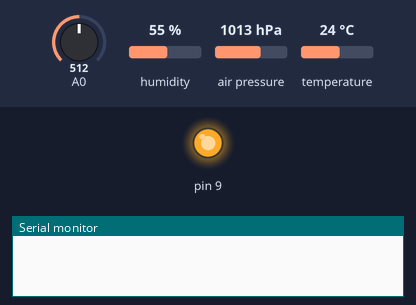
The sketch below on a simulated Arduino Uno, built with avr-gcc and run on an emulated ATmega328P. On the bench: output pins drawn as LEDs (lit = HIGH), the last lines printed to the serial monitor. The test bench sets the inputs (shaded band); at power-on: A0 = 512, humidity 55 %, air pressure 1013 hPa, temperature 24 °C. The local clock reads 2024-03-15 10:24:30 at power-on unless the sketch sets it; no radio packets arrive unless stated; pins used as bus, display or sensor lines are not drawn.

Above: at 0.31 s.
At 1.7 s:
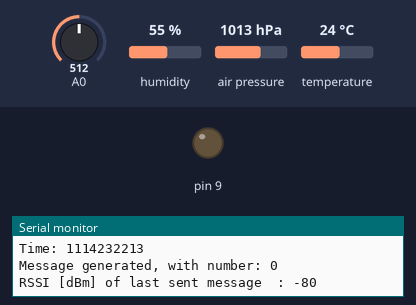
Timing chart, 0 to 6.8 s (numbered marks = the images above):
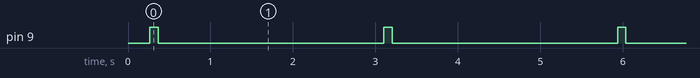

Measured:
- by itself, pin 9: alternates HIGH for 0.10 s and LOW for 2.7 s

The sketch:

MinimalReliableSender.ino
```cpp
/*
 * Pinout from Arduino to peripherals:
 * GND  -> Humidity sensor pin 3 (from left, seen from side with holes)
 * 5V   -> Humidity sensor pin 1 (from left, seen from side with holes) + Temp&Press VIN + LoRa VIN
 *
 * A0   -> UNIK 500 (see sketch on github for connection)
 *
 * D2   -> LoRa G0
 * D3   -> LoRa RST
 *
 * D5   -> Rwmp&Press SDI (aka. MOSI)
 * D6   -> Temp&Press SDO (aka. MISO)
 * D7   -> Temp&Press SCK
 * D8   -> Temp&Press CS
 * D9   -> MOSFET Gate
 * D10  -> LoRa CS
  * D11  -> LoRa MOSI
 * D12  -> LoRa MISO
 * D13  -> LoRa SCK
 *
 *
 * SDA  -> Humidity sensor pin 2 (from left, seen from side with holes)
 * SCL  -> Humidity sensor pin 4 (from left, seen from side with holes)
 */
// Define pins for chip select, reset and interrut.
#define LoRa_CS 10
#define LoRa_RST 3
#define LoRa_INT 2


// Libraries for LoRa communication
#include <RHReliableDatagram.h>
#include <LoRa.h>
#include <RH_RF95.h>

#define RFM95_CS 10
#define RFM95_RST 3
#define RFM95_INT 2

// SPI library easy use of SPI.
// MISO, MOIS and SCK hare handled automatically by the SPI-library. Chip select (CS)/Slave select (SS) must be set manually.
// CS/SS pin can be any digital pin. The slave communicates with master when its CS pin is low (usually...).
#include <SPI.h>

// Library to use I2C communucation.
#include <Wire.h>

// Library for time and date:
#include "RTClib.h"
RTC_DS3231 rtc;

// Library that some of Adafruit's sensors uses.
#include <Adafruit_Sensor.h>


#define SENDER_ADDRESS 1
#define RECEIVER_ADDRESS 2

// Set frequency [MHz]. The LoRa chip used here can operate at 868 MHz.
#define LoRa_FREQ 870.1

// Singleton instance of the radio driver.
RH_RF95 lora(LoRa_CS, LoRa_INT);

// Class to manage message delivery and receipt,using the lora declared above
RHReliableDatagram manager(lora, SENDER_ADDRESS);

// Variables for packet handling
uint8_t packageNum;
// Don't put this on the stack:
uint8_t buf[RH_RF95_MAX_MESSAGE_LEN];
uint8_t memory[4][15]; // Memory that can store 4 packages of size 14
uint8_t memoryPointer;
uint8_t packageMemory[4];
uint8_t packageMemoryPointer;

// Set spreading factor, 6 ~ 12.
// LoRa is a Chirp Spread Spectrum (CSS) modulation. This setting determines the number of chirps per bit of data.
// At the highest value (SF 12), the link has higher range and is more robust, but the data rate is lowered significantly.
// The lowest value (SF 6) is a special case designed for the highest possible data rate. In this mode however, the length of the packet has to be known in advance. Also, CRC check is disabled.
#define spreadingFactor 12

// Set bandwidth, option: 7800,10400,15600,20800,31250,41700,62500,125000,250000,500000 [Hz].
// Lower BandWidth for longer distance. Semtech recommends to keep it above or equal to 62.5 kHz to be compatible with the clock speed.
#define signalBandwidth 125E3

// Set coding rate, 5 ~ 8 (values are actually 4/x).
// LoRa modem always performs forward error correction. The amount of these error checks is expressed by the coding rate.
// The lowest value (CR 4/5) results in higher data rate and less robust link, the highest value (CR 4/8) provides more robust link at the expense of lowering data rate.
#define codingRateDenominator 8

// Temperature and air pressure

// Library used for temperature and air pressure readings from the BMP280 chip.
#include <Adafruit_BMP280.h>

// Define, MOSI, MISO, SCK and chip celect pin.
#define BMP_MOSI 5
#define BMP_MISO 6
#define BMP_SCK 7
#define TempAndPressure_CS 8

// Set the CS pin.
Adafruit_BMP280 BMP(TempAndPressure_CS, BMP_MOSI, BMP_MISO, BMP_SCK);


// Humidity sensor

// Library used by the AM2329 sensor.
#include "Adafruit_AM2320.h"

// Instance for the humidity sensor.
Adafruit_AM2320 am2320 = Adafruit_AM2320();


// Water level senor

// The water level sensor don't need any preparation
// BUT THE MEASURING RANGE MUST BE FIGURED OUT. THE RESISTOR VALUE AND THEREFORE THE MAPPING VALUES MUST BE CHOSEN THEREAFTER.// Higher resistor value -> higher resolution but lower measuring range.
// The microcontroller can be damaged if the resistor value is too high and the sensor is too deep in the water.
// Max depth -> 20mA. Max voltage to microcontroller = 5V. V=RI -> R=250 ohm for max depth. Higher resistor values can be used if only lower water levels are needed.


void setup() {
  pinMode(9,OUTPUT);
  digitalWrite(9,LOW);
  pinMode(RFM95_RST, OUTPUT);
  digitalWrite(RFM95_RST, HIGH);

  Serial.begin(9600);
  delay(100);

  // manual reset  digitalWrite(RFM95_RST, LOW);
  delay(10);
  digitalWrite(RFM95_RST, HIGH);
  delay(10);
  initializeLoRa();
  initializeTempAndPressure();
  initializeHumidity();
  initializeTimer();

  packageNum = 0;
  packageMemoryPointer = 0;
  memoryPointer = 0;
  for (int i = 0; i< 4; i++){
    packageMemory[i] = -1;
    memory[i][1] = (char)0; // Because first bit is packageNum
  }
}

void fillLongIntToPos(long int inValue, int requiredSize, int startingPos, uint8_t* outValue){
  uint8_t * _tempValue = (uint8_t *)&inValue;
  for (int i = 0; i < requiredSize; i++){
    outValue[startingPos + i] = _tempValue[i];
  }
}

void loop() {
  // Testing data measurements
  // Uint8_t [2] can hold values in range 0-65'536
  // 1 + 4 + 3 + 2 + 2 + 3
  uint8_t data[15];

  // Time data (4 bytes)
  // Depth data  (3 bytes)
  // Humidity data (2 byte)
  // Temp data (2 bytes)
  // Pressure data (3 bytes)

  // Position data (3 + 3 byte)
//  long int Longditude  = getLongditude();
//  long int Latitude = getLatitude();

  // get() functions return long int
  fillLongIntToPos(getTemp(), 2, 1, data);
  fillLongIntToPos(getHumidity(), 2, 3, data);
  fillLongIntToPos(getPressure(), 3, 5, data);
  fillLongIntToPos(getDepth(), 3, 8, data);
  fillLongIntToPos(getTime(), 4, 11, data);
  // All data requiering 15 bytes of data

 Serial.print(F("Time: "));
 Serial.println(getTime());

  // Adding packet number
  fillLongIntToPos((long int) packageNum, 1, 0, data);

  Serial.print(F("\nMessage generated, with number: "));
  Serial.println((int)data[0]); // Printing the first part of the message

  sendFromMemory();

  // Send newly generated data
  if (!manager.sendtoWait(data, sizeof(data), RECEIVER_ADDRESS)){
    // Send unsuccessful
    writeToMemory(data, sizeof(data));
    printFullDataMessage();
  }
  Serial.print("RSSI [dBm] of last sent message  : ");
  Serial.println((int)lora.lastRssi());

  uint8_t bufLen = sizeof(buf);
  uint8_t from;

  // Receiving multiple times because of repeater, even uninteresting packages deserves an ack.
  // timeout = 2000 ms
  bool receiving = true;
  while (receiving){
    clearReceivedData(buf, &bufLen, &from);
    if (manager.recvfromAckTimeout(buf, &bufLen, 2000, &from)){
      // Successfully received a message
      if (!packageInMemory((int)buf[0])){
        // This is a new message, we are interested
        updatePackageMemory((int)buf[0]);
      }
      else{Serial.println(F("Received duplicate"));};
    }
    else receiving = false;
  }

  updatePackageNum();
  delay(600);
}

//////////////// Initializing functions ////////////////
////////////////////////////////////////////////////////

// Initialize humidity sensor. Sets pins automatically.
void initializeHumidity()
{
  am2320.begin();
}

// Temperature and air pressure
// Initialize BMP. Sets all necessary pinModes.
void initializeTempAndPressure()
{
  BMP.begin();
}

void initializeTimer(){
  if (! rtc.begin()) {
    Serial.println(F("Couldn't find RTC"));
    while (1);
  }
  rtc.adjust(DateTime(F(__DATE__), F(__TIME__)));
  if (rtc.lostPower()) {
    Serial.println(F("RTC lost power, lets set the time!"));
    // following line sets the RTC to the date & time this sketch was compiled
    rtc.adjust(DateTime(F(__DATE__), F(__TIME__)));
    // This line sets the RTC with an explicit date & time, for example to set
    // January 21, 2014 at 3am you would call:
    // rtc.adjust(DateTime(2014, 1, 21, 3, 0, 0));
  }
}

// Initialize LoRa.
void initializeLoRa()
{
  //Set pinMode
  pinMode(LoRa_RST, OUTPUT);

  // Manual reset of LoRa module
  digitalWrite(LoRa_RST, HIGH);
  delay(100);
  digitalWrite(LoRa_RST, LOW);
  delay(10);
  digitalWrite(LoRa_RST, HIGH);
  delay(10);

  // Initialize both LoRa and Reliable Datagram
  if (!manager.init())
  // Init failed
  delay(1000);

  // Initialize LoRa.
  //  lora.init();

  // Set frequency.
  lora.setFrequency(LoRa_FREQ);

  // Set transmitter power, value from 7-23 (23 = 20 dBm). 13 dBm is default.
  // Can go above this using PA_BOOST, which RFM9x has.
  lora.setTxPower(23);

  // Set spreding factor, bandwidth and coding rate.
  // See LoRa #define in top of code for description and usage.
//  LoRa.setSpreadingFactor(spreadingFactor); // This causes failure
  LoRa.setSignalBandwidth(signalBandwidth);
  LoRa.setCodingRate4(codingRateDenominator);
}
////////////////////////////////////////////////////////

//////////////// Reading measurements ////////////////
//////////////////////////////////////////////////////

// Returns the humidity [%].
long int getHumidity()
{

  return (long int) (am2320.readHumidity() * 10 ) ;
}

// Returns the time in MonthMonthDateDateYearYearHourHourMinuteMinute format, 10 digits
// Maximum value: 1'231'992'359
// Long can hold: 2'147'483'647
// Not tested
long int getTime(){
  DateTime now = rtc.now();

  // year = 2018, year%100 = 18
  long int timeInt = (long)now.month() * 100000000 + (long)now.day()*1000000 +((long)now.year()%100)*10000;
  timeInt += (long)now.hour()*100 + (long) now.minute();
  return timeInt;
}

// Returns the depth of the sensor [mm].
// The mapping values must be calibrated for the chosen resistor value.
// 2 decimal presicion.
long int getDepth()
{
  digitalWrite(9,HIGH);
  delay(100);
  // floatmap(analog value, lowest pressure, high pressure, depth for low pressure, depth for high pressure);
  long int _depthVal = (long int) floatMap(analogRead(A0), 195, 305, 0,213);

  Serial.println("Depth: ");
  Serial.println(_depthVal);
  digitalWrite(9,LOW);
  // Need to add value equal to the difference from referance point.
  return _depthVal;
}

// Returns temperature [*C] with two decimals precision.
long int getTemp()
{
  return (long int) (BMP.readTemperature() * 100);
}

// Returns pressure [Pa].
long int getPressure()
{
  return (long int) BMP.readPressure();
}


//////////////////////////////////////////////////////

// A mapping function that can return floating (decimal) values.
float floatMap(float x, float in_min, float in_max, float out_min, float out_max)
{
return (x - in_min) * (out_max - out_min) / (in_max - in_min) + out_min;
}

// counting package numbers 0-7 to try to use 3 bit at some time.
void updatePackageNum(){
  if (packageNum >= 7){ packageNum = 0;}
  else packageNum ++;
}

void clearReceivedData(uint8_t* buf,uint8_t* bufLen, uint8_t* from){
  buf[0] = (char)0; // Setting termination bit
  buf[1] = (char)0;
  bufLen = 0;
  from = (char)0;
}

// Iterating over memory, trying to send all of them
void sendFromMemory(){
  for (int i = 0; i <4; i++){
    // Iterating over the 4 memory positions
    if (memory[i][1] != (char)0){
      // Only send data that exists
      if (!manager.sendtoWait(&memory[i][0], sizeof(memory[i]), RECEIVER_ADDRESS)){ // Trying to send from memory
        Serial.println(F("Send from memory unsuccessful"));
      }
      else{
        Serial.print(F("Send from memory success with size: "));
        Serial.println(sizeof(memory[i]));
        deleteFromMemory(i);
      }
    }
  }
}

void deleteFromMemory(int deletePosition){
  memory[deletePosition][0] = (char)0; // Setting first element as termination bit
  memory[deletePosition][1] = (char)0;
}

// Returning position of unused memory
// Returning values from 0-3 if memory is full, incrementing starting at last filled position
int findEmptyMemory(){
  // The for-loop looks for empty memory
  for (int i = 0; i < 4; i++){ // Assuming memory has size of 4
    if (memory[i][1] == 0){
      Serial.print(F("Found empty memory at position: "));
      Serial.println(i);
      memoryPointer = i;
      return i;
    }
  }
  // Memory is full
  if (memoryPointer < 3){
    // We can increment legally
    memoryPointer ++;
    return memoryPointer;
  }
  memoryPointer = 0;
  return 0; // No memory is empty, overwriting should start at pos 0
}

void writeToMemory(uint8_t* message, int messageLength){
  int _emptyMemory = findEmptyMemory();
  for(int i = 0; i < messageLength; i++){
    memory[_emptyMemory][i] = message[i];
  }
}


// Stores package number of new packages incoming
void updatePackageMemory(int package){
  packageMemory[packageMemoryPointer] = package;
  if (packageMemoryPointer < 3){
    packageMemoryPointer++;
  }
  else packageMemoryPointer = 0;
}

// Returns 1 if the package is in memory
int packageInMemory(int package){
  for (int i = 0; i < 4; i++){
    if (packageMemory[i] == package){
      return 1;
    }
  }
  return 0;
}

void printFullDataMessage(){
  for (int i = 0; i < 4 ; i++){
    if (memory[i][1] != (char)0){
      Serial.print(F("Memory: "));
      Serial.print(i);
      Serial.print(" : ");
      Serial.println((int)memory[i][0]);
    }
  }
  Serial.println("");
}

void printReceived(uint8_t* message, uint8_t from){
  Serial.print(F("Received a message: "));
  Serial.print((int)message[0]);
  Serial.println((char*)&message[1]);
  Serial.print(F("Sender of the message was : 0x"));
  Serial.println(from, HEX);
}
```
